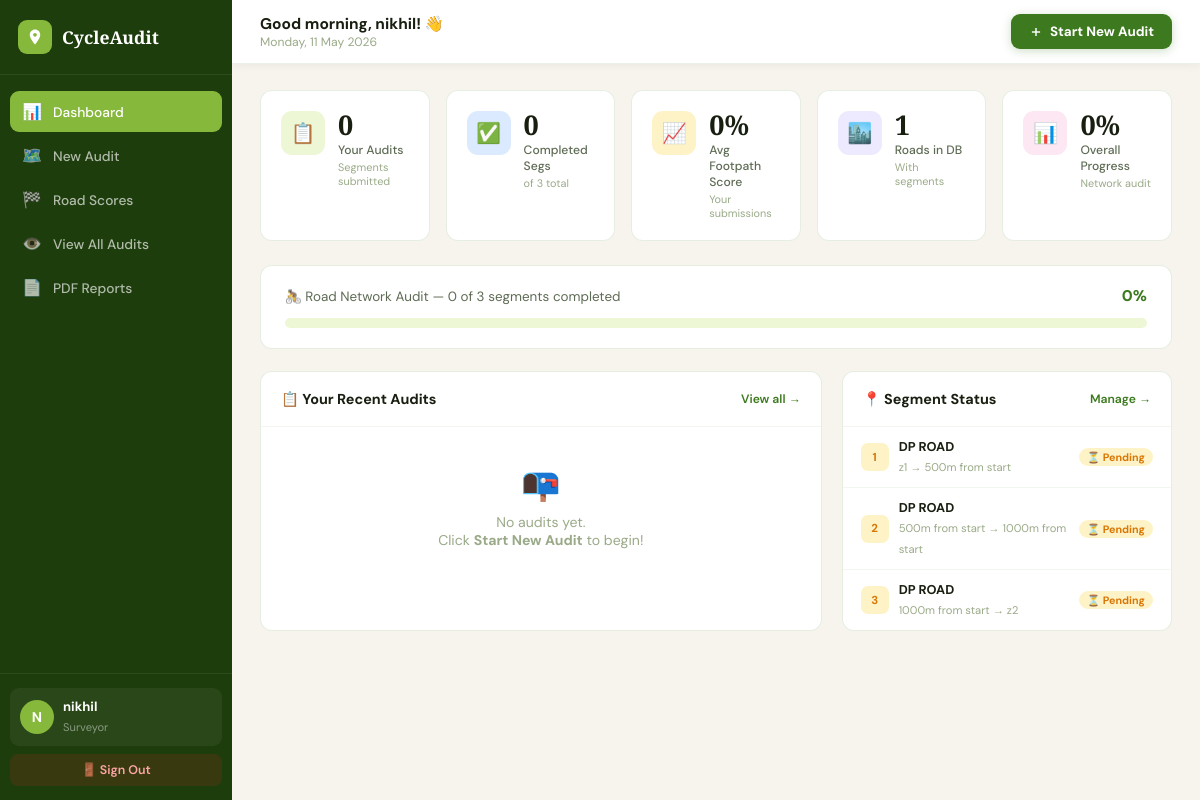
/pages/dashboard.php (signed in), run on the app's committed database.
### tables this page shows
CREATE TABLE `segments` (
  `id` int(11) NOT NULL,
  `road_name` varchar(255) DEFAULT NULL,
  `road_start` varchar(255) DEFAULT '',
  `road_end` varchar(255) DEFAULT '',
  `road_length` float DEFAULT 0,
  `road_gps_start` varchar(100) DEFAULT '',
  `road_gps_end` varchar(100) DEFAULT '',
  `road_method` varchar(20) DEFAULT 'auto',
  `road_segment_length` float DEFAULT 0,
  `start_distance` float DEFAULT 0,
  `end_distance` float DEFAULT 0,
  `start_label` varchar(255) DEFAULT NULL,
  `end_label` varchar(255) DEFAULT NULL,
  `length` float DEFAULT NULL,
  `status` enum('pending','completed') DEFAULT 'pending',
  `completed_at` datetime DEFAULT NULL
);

### pages/dashboard.php (the view, shortened to what this page needs)
<?php
require_once "../config/db.php";
$uid   = $_SESSION['user_id'];
$uname = $_SESSION['user_name'];
$stmt = $pdo->prepare("SELECT COUNT(*) FROM segment_audits WHERE surveyor_id = ?");
$stmt->execute([$uid]); $my_audits = (int)$stmt->fetchColumn();
$stmt = $pdo->query("SELECT COUNT(*) FROM segments WHERE status='completed'");
$done = (int)$stmt->fetchColumn();
$stmt = $pdo->query("SELECT COUNT(*) FROM segments");
$total_segs = (int)$stmt->fetchColumn();
$stmt = $pdo->prepare("SELECT ROUND(AVG(footpath_score),1) FROM segment_audits WHERE surveyor_id=?");
$stmt->execute([$uid]); $avg_fp = (float)$stmt->fetchColumn();
$stmt = $pdo->query("SELECT COUNT(DISTINCT road_name) FROM segments");
$road_count = (int)$stmt->fetchColumn();
$pct = $total_segs > 0 ? round(($done/$total_segs)*100) : 0;
$stmt = $pdo->prepare("
    SELECT sa.id, sa.segment_id, sa.start_landmark, sa.end_landmark,
           sa.created_at, sa.footpath_score, sa.buffer_zone,
           sa.light_after_sunset, sa.surface_material, sa.shade,
           seg.road_name, seg.length
    FROM segment_audits sa
    LEFT JOIN segments seg ON seg.id = sa.segment_id
    WHERE sa.surveyor_id = ?
    ORDER BY sa.created_at DESC LIMIT 8
");
$stmt->execute([$uid]);
$recent = $stmt->fetchAll(PDO::FETCH_ASSOC);
$stmt = $pdo->query("SELECT id,road_name,start_label,end_label,status,length FROM segments ORDER BY id ASC LIMIT 15");
$segs = $stmt->fetchAll(PDO::FETCH_ASSOC);
$hour = (int)date('H');
$greet = $hour < 12 ? 'Good morning' : ($hour < 17 ? 'Good afternoon' : 'Good evening');
?>
<!DOCTYPE html>
<html lang="en">
<head>
</head>
<body>
<aside>
  <div class="sb-brand">
    <div class="sb-mark"><svg viewBox="0 0 24 24"><path d="M12 2C8.1 2 5 5.1 5 9c0 5.3 7 13 7 13s7-7.7 7-13c0-3.9-3.1-7-7-7zm0 9.5c-1.4 0-2.5-1.1-2.5-2.5S10.6 6.5 12 6.5s2.5 1.1 2.5 2.5S13.4 11.5 12 11.5z"/></svg></div>
    CycleAudit
  </div>
  <nav class="sb-nav">
    <a class="sn act" href="dashboard.php"><span class="ic">📊</span>Dashboard</a>
    <a class="sn" href="segment.html"><span class="ic">🗺️</span>New Audit</a>
    <a class="sn" href="road_result.php"><span class="ic">🏁</span>Road Scores</a>
    <a class="sn" href="view.php"><span class="ic">👁️</span>View All Audits</a>
    <a class="sn" href="../reports/report.php"><span class="ic">📄</span>PDF Reports</a>
  </nav>
  <div class="sb-foot">
    <div class="u-card">
      <div class="u-av"><?= strtoupper(substr($uname,0,1)) ?></div>
      <div class="u-info"><strong><?= htmlspecialchars($uname) ?></strong><span>Surveyor</span></div>
    </div>
    <a href="../auth/logout.php" class="logout">🚪 Sign Out</a>
  </div>
</aside>
<main>
  <div class="topbar">
    <div class="tb-left">
      <h2><?= $greet ?>, <?= htmlspecialchars(explode(' ',$uname)[0]) ?>! 👋</h2>
      <p><?= date('l, d F Y') ?></p>
    </div>
    <a href="segment.html" class="btn-new">
      <svg width="14" height="14" fill="none" stroke="currentColor" stroke-width="2.5" viewBox="0 0 24 24"><line x1="12" y1="5" x2="12" y2="19"/><line x1="5" y1="12" x2="19" y2="12"/></svg>
      Start New Audit
    </a>
  </div>
  <div class="content">
    <div class="stats">
      <div class="st"><div class="st-ic ic-g">📋</div><div><div class="st-v"><?= $my_audits ?></div><div class="st-l">Your Audits</div><div class="st-s">Segments submitted</div></div></div>
      <div class="st"><div class="st-ic ic-b">✅</div><div><div class="st-v"><?= $done ?></div><div class="st-l">Completed Segs</div><div class="st-s">of <?= $total_segs ?> total</div></div></div>
      <div class="st"><div class="st-ic ic-o">📈</div><div><div class="st-v"><?= $avg_fp ?>%</div><div class="st-l">Avg Footpath Score</div><div class="st-s">Your submissions</div></div></div>
      <div class="st"><div class="st-ic ic-p">🏙️</div><div><div class="st-v"><?= $road_count ?></div><div class="st-l">Roads in DB</div><div class="st-s">With segments</div></div></div>
      <div class="st"><div class="st-ic ic-r">📊</div><div><div class="st-v"><?= $pct ?>%</div><div class="st-l">Overall Progress</div><div class="st-s">Network audit</div></div></div>
    </div>
    <div class="prog-card">
      <div class="prog-head">
        <span>🚴 Road Network Audit — <?= $done ?> of <?= $total_segs ?> segments completed</span>
        <strong><?= $pct ?>%</strong>
      </div>
      <div class="prog-track"><div class="prog-fill" id="pf" style="width:0%"></div></div>
    </div>
    <div class="two-col">
      <div class="card">
        <div class="card-head">
          <h3>📋 Your Recent Audits</h3>
          <a href="view.php">View all →</a>
        </div>
        <?php if (count($recent) > 0): ?>
        <div style="overflow-x:auto">
        <table class="audit-table">
          <thead>
            <tr>
              <th>Road</th>
              <th>Route</th>
              <th>Score Breakdown</th>
              <th>Final</th>
              <th>Rating</th>
              <th>Date</th>
            </tr>
          </thead>
          <tbody>
          <?php foreach($recent as $r):
            $sc = calcScore($r, $pdo);
            [$rLabel, $rColor, $rBg] = ratingLabel($sc['final']);
          ?>
            <tr>
              <td><div class="road-name"><?= htmlspecialchars($r['road_name'] ?? 'N/A') ?></div></td>
              <td><div class="route-cell"><?= htmlspecialchars($r['start_landmark']) ?> → <?= htmlspecialchars($r['end_landmark']) ?></div></td>
              <td>
                <div class="mini-bars">
                  <div class="mini-bar-row"><span class="mini-bar-lbl" title="Safety">S</span><div class="mini-bar-track"><div class="mini-bar-fill" style="width:<?= min(100,100-$sc['safety']) ?>%;background:#3b82f6"></div></div></div>
                  <div class="mini-bar-row"><span class="mini-bar-lbl" title="Continuity">C</span><div class="mini-bar-track"><div class="mini-bar-fill" style="width:<?= min(100,100-$sc['continuity']) ?>%;background:var(--gl)"></div></div></div>
                  <div class="mini-bar-row"><span class="mini-bar-lbl" title="Comfort">F</span><div class="mini-bar-track"><div class="mini-bar-fill" style="width:<?= min(100,100-$sc['comfort']) ?>%;background:#f59e0b"></div></div></div>
                </div>
              </td>
              <td><span class="score-chip" style="background:<?= $rBg ?>;color:<?= $rColor ?>"><?= $sc['final'] ?></span></td>
              <td><span class="score-chip" style="background:<?= $rBg ?>;color:<?= $rColor ?>"><?= $rLabel ?></span></td>
              <td style="color:var(--grl);font-size:.76rem;white-space:nowrap"><?= date('d M Y', strtotime($r['created_at'])) ?></td>
            </tr>
          <?php endforeach; ?>
          </tbody>
        </table>
        </div>
        <?php else: ?>
        <div class="empty"><div class="em">📭</div><p>No audits yet.<br>Click <strong>Start New Audit</strong> to begin!</p></div>
        <?php endif; ?>
      </div>
      <div class="card">
        <div class="card-head">
          <h3>📍 Segment Status</h3>
          <a href="segment.html">Manage →</a>
        </div>
        <?php if (count($segs) > 0): ?>
        <div class="seg-list">
        <?php foreach($segs as $s): $ok = $s['status']==='completed'; ?>
          <div class="seg-item">
            <div class="seg-num <?= $ok?'sn-ok':'sn-pd' ?>"><?= $s['id'] ?></div>
            <div class="seg-info">
              <strong><?= htmlspecialchars($s['road_name'] ?? 'Road') ?></strong>
              <span><?= htmlspecialchars($s['start_label']??'') ?> → <?= htmlspecialchars($s['end_label']??'') ?></span>
            </div>
            <span class="seg-badge <?= $ok?'sb-ok':'sb-pd' ?>"><?= $ok?'✅ Done':'⏳ Pending' ?></span>
          </div>
        <?php endforeach; ?>
        </div>
        <?php else: ?>
        <div class="empty"><div class="em">🗺️</div><p>No segments yet.<br>Set up a road first.</p></div>
        <?php endif; ?>
      </div>
    </div>
  </div>
</main>
</body>
</html>

### data on the page
segments: id "1", road_name "DP ROAD", start_label "z1", end_label "500m from start", status "⏳ Pending"
segments: id "2", road_name "DP ROAD", start_label "500m from start", end_label "1000m from start", status "⏳ Pending"
segments: id "3", road_name "DP ROAD", start_label "1000m from start", end_label "z2", status "⏳ Pending"

### other printed values
substr($uname,0,1) "N"
$uname "nikhil"
explode(' ',$uname)[0] "nikhil"
$my_audits "0"
$done "0"
$total_segs "3"
$avg_fp "0"
$road_count "1"
$pct "0"
